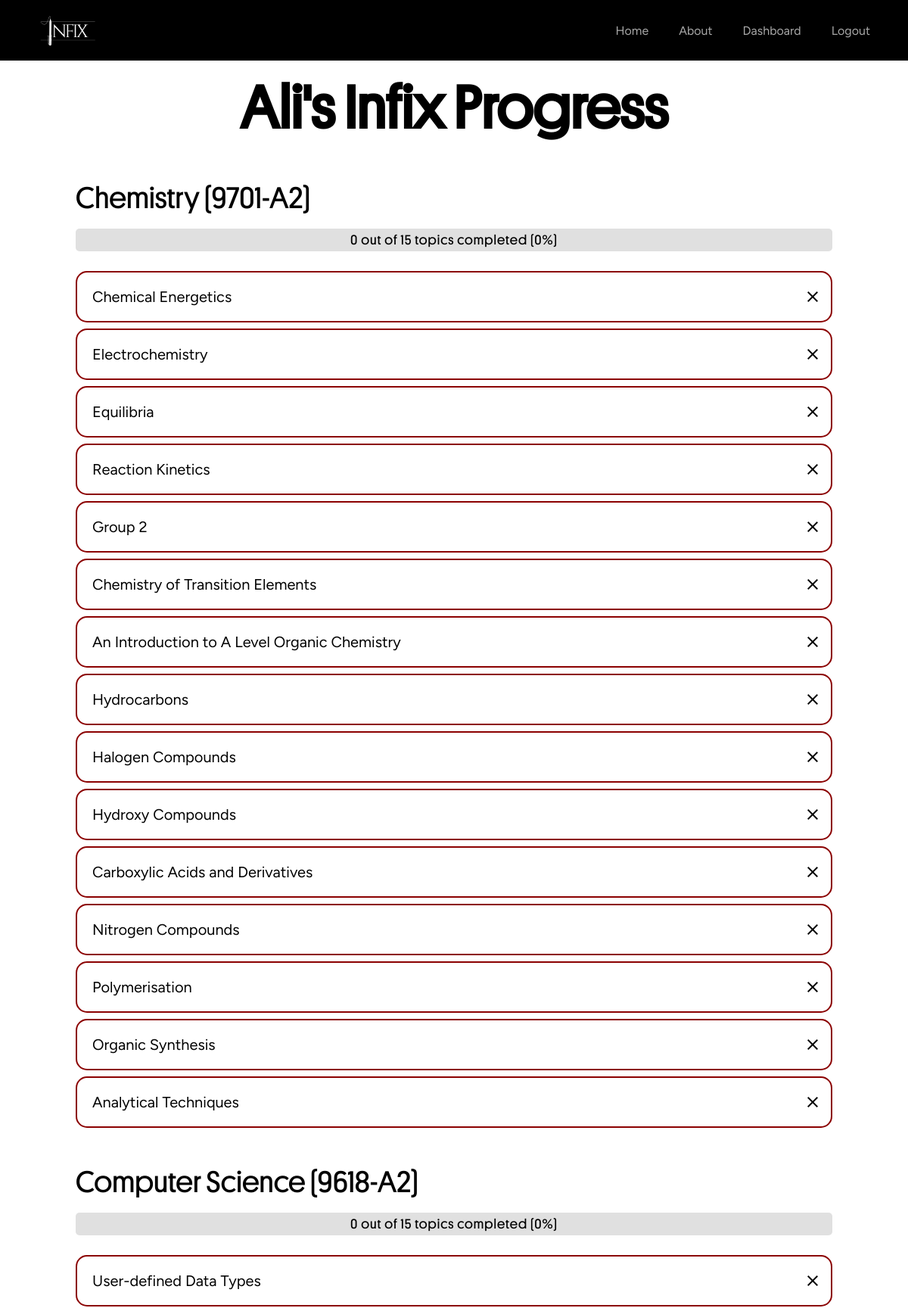
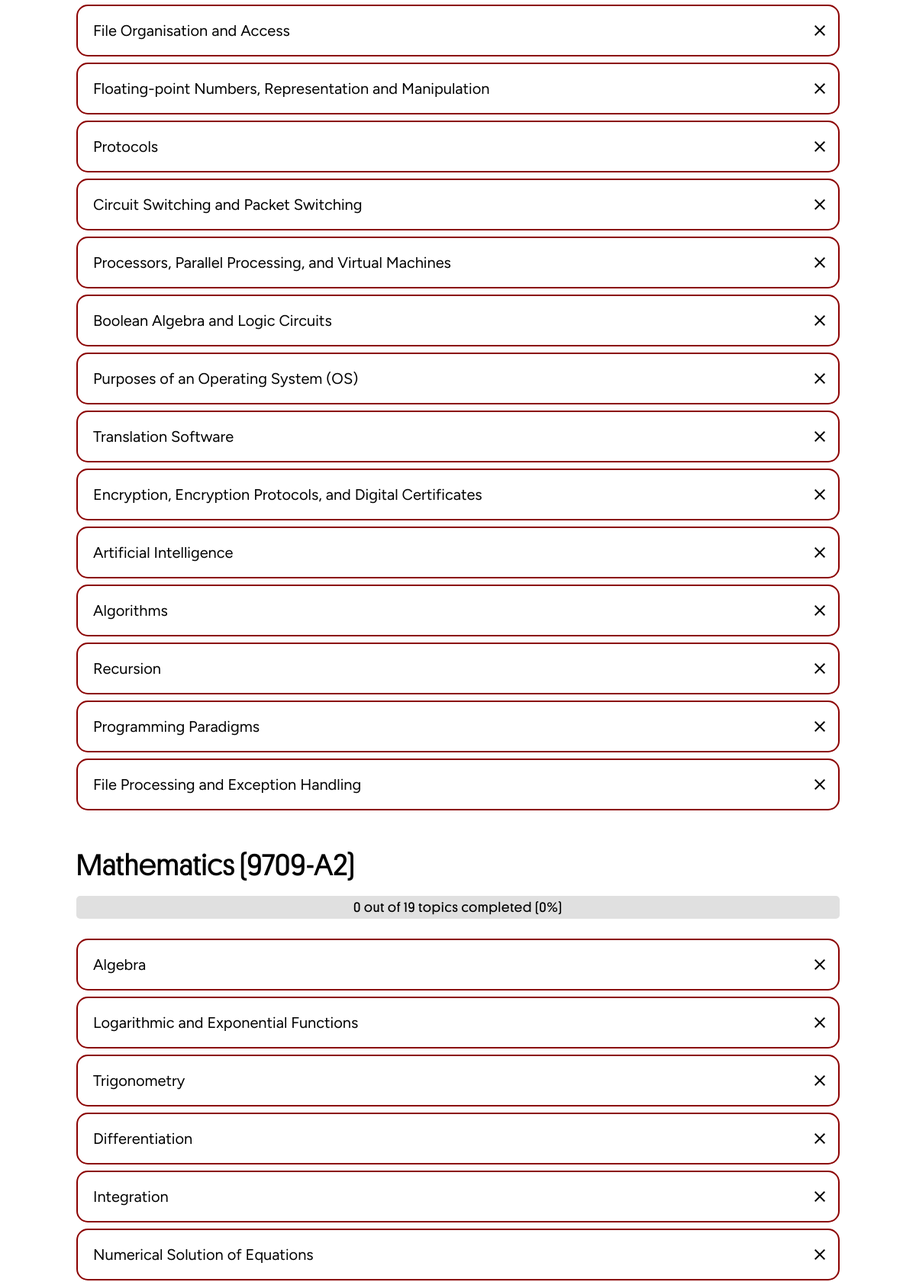
Screenshot of /progress (signed in, upper part) with the database file from the repository (2 pictures, top to bottom).
### tables this page shows
CREATE TABLE courses (
    id INTEGER PRIMARY KEY AUTOINCREMENT,
    path_id INTEGER NOT NULL,
    name TEXT NOT NULL,
    course_code INTEGER NOT NULL UNIQUE,
    FOREIGN KEY (path_id) REFERENCES paths(id) ON DELETE CASCADE
);

CREATE TABLE topics (
    id INTEGER PRIMARY KEY AUTOINCREMENT,
    course_id INTEGER NOT NULL,
    title TEXT NOT NULL,
    category_id INTEGER NULL,
    seq_num INTEGER NOT NULL DEFAULT 0,
    FOREIGN KEY (course_id) REFERENCES courses(id) ON DELETE CASCADE,
    FOREIGN KEY (category_id) REFERENCES categories(id) ON DELETE CASCADE
);

### app.py (the view)
@app.route('/progress')
def progress():
    user_id = session.get('user_id')
    user_info = db.execute("SELECT fullname FROM users WHERE id = ?", (user_id,))
    fullname = user_info[0]['fullname'] if user_info else 'User'
    firstname = fullname.split()[0]
    courses = db.execute("""
        SELECT c.id, c.name, course_code
        FROM courses c
        JOIN user_courses uc ON c.id = uc.course_id
        WHERE uc.user_id = ?
    """, user_id,)
    topics_by_course = {}
    completion_data = {}
    for course in courses:
        topics = db.execute("""
            SELECT t.id, t.title,
                CASE WHEN ut.id IS NOT NULL THEN 1 ELSE 0 END AS completed
            FROM topics t
            LEFT JOIN user_topics ut ON t.id = ut.topic_id AND ut.user_id = ?
            WHERE t.course_id = ?
        """, user_id, course['id'])
        topics_by_course[course['id']] = topics
        total_topics = len(topics)
        completed_topics = sum(topic['completed'] for topic in topics)
        completion_percentage = (completed_topics / total_topics) * 100 if total_topics > 0 else 0
        completion_data[course['id']] = {
            'total': total_topics,
            'completed': completed_topics,
            'percentage': completion_percentage
        }
    return render_template('progress.html', courses=courses, topics_by_course=topics_by_course, completion_data=completion_data, firstname=firstname)

### app.py (called while the page is built)
@app.after_request
def after_request(response):
    response.headers["Cache-Control"] = "no-cache, no-store, must-revalidate"
    response.headers["Expires"] = "0"
    response.headers["Pragma"] = "no-cache"
    return response

### templates/progress.html (shortened to what this page needs)
{% extends 'base.html' %}
{% block styles %}
<link rel="stylesheet" href="{{ url_for('static', filename='css/progress.css') }}">
<link href="https://cdn.jsdelivr.net/npm/remixicon@4.3.0/fonts/remixicon.css" rel="stylesheet"/>
{% endblock %}
{% block HomeActive %}inactive{% endblock %}
{% block content %}
<div id="progress-container">
  <h1>{{ firstname }}'s Infix Progress</h1>
  <div class="list">
    {% for course in courses %}
    <div class="course-container">
      <p class="course-name">{{ course.name }} ({{ course.course_code }})</p>
      <div class="progress-bar-container">
        <span class="progress-text">
            {{ completion_data[course.id]['completed'] }} out of {{ completion_data[course.id]['total'] }} topics completed ({{ completion_data[course.id]['percentage'] | int }}%)
        </span>
      </div>
      <div class="topics-container">
        {% for topic in topics_by_course[course.id] %}
        <div class="topic-name {% if topic.completed %}completed{% else %}incomplete{% endif %}">
          <p>{{ topic.title }}</p>
          {% if topic.completed %}
          <span class="material-symbols-outlined icon">done_all</span>
          {% else %}
          <span class="material-symbols-outlined icon">close</span>
          {% endif %}
        </div>
        {% endfor %}
      </div>
    </div>
    {% endfor %}
  </div>
</div>
{% endblock %}

### static/css/styles.css (style rules this page uses)
html { scroll-behavior: smooth; font-family: "Figtree", sans-serif; }
* { margin: 0; padding: 0; transition: all ease 0.3s; }
body, html { overflow-x: hidden; }

### static/css/progress.css (style rules this page uses)
#progress-container { padding: calc(80px + 1rem) 100px; display: flex; flex-direction: column; justify-content: flex-start; align-items: center; min-height: 100%; }
#progress-container h1 { font-size: 80px; font-family: 'Platform-Regular'; margin-bottom: 30px; }
.list { display: flex; flex-direction: column; justify-content: center; align-items: center; width: 100%; }
.course-name { font-family: 'Platform-Regular'; font-size: 40px; }
.course-container { padding: 1em 0.5em; display: flex; flex-direction: column; justify-content: center; align-items: flex-start; width: 100%; margin-bottom: 1em; gap: 1em; border-radius: 15px; }
.topics-container { display: flex; flex-direction: column; justify-content: center; align-items: center; gap: 0.5em; width: 100%; }
.topic-name { box-sizing: border-box; font-size: 20px; width: 100%; padding: 1em 1em; border: solid 2px black; border-radius: 15px; position: relative; }
.icon { position: absolute; top: 50%; right: 0; transform: translate(-50%, -50%); }
.incomplete { border: solid 2px darkred; }
.progress-bar-container { background-color: #e0e0e0; border-radius: 5px; position: relative; height: 30px; width: 100%; margin-bottom: 10px; }
.progress-text { position: absolute; top: 50%; left: 50%; transform: translate(-50%, -50%); font-size: 18px; color: black; line-height: 20px; font-family: 'Platform-Regular'; letter-spacing: 1px; }

### rows the page displays
courses: name "Chemistry", course_code "9701-A2", completion_data "0", completion_data "15"
topics: title "Chemical Energetics"
topics: title "Electrochemistry"
topics: title "Equilibria"
topics: title "Reaction Kinetics"
topics: title "Group 2"
topics: title "Chemistry of Transition Elements"
topics: title "An Introduction to A Level Organic Chemistry"
topics: title "Hydrocarbons"
topics: title "Halogen Compounds"
topics: title "Hydroxy Compounds"
topics: title "Carboxylic Acids and Derivatives"
topics: title "Nitrogen Compounds"
topics: title "Polymerisation"
topics: title "Organic Synthesis"
topics: title "Analytical Techniques"
courses: name "Computer Science", course_code "9618-A2", completion_data "0", completion_data "15"
topics: title "User-defined Data Types"
topics: title "File Organisation and Access"
topics: title "Floating-point Numbers, Representation and Manipulation"
topics: title "Protocols"
topics: title "Circuit Switching and Packet Switching"
topics: title "Processors, Parallel Processing, and Virtual Machines"
topics: title "Boolean Algebra and Logic Circuits"
topics: title "Purposes of an Operating System (OS)"
topics: title "Translation Software"
topics: title "Encryption, Encryption Protocols, and Digital Certificates"
topics: title "Artificial Intelligence"
topics: title "Algorithms"
topics: title "Recursion"
topics: title "Programming Paradigms"
topics: title "File Processing and Exception Handling"
courses: name "Mathematics", course_code "9709-A2", completion_data "0", completion_data "19"
topics: title "Algebra"
topics: title "Logarithmic and Exponential Functions"
topics: title "Trigonometry"
topics: title "Differentiation"
topics: title "Integration"
topics: title "Numerical Solution of Equations"

### other values shown
{{ firstname }} "Ali"
